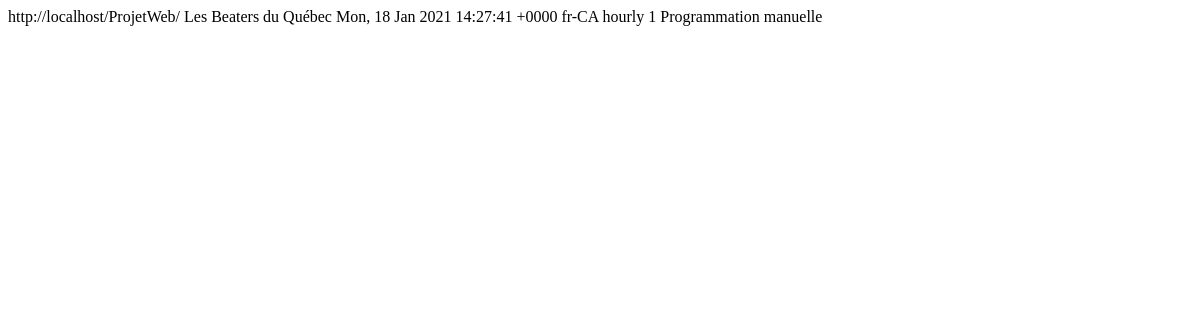
The app's page /rss.php, older data.
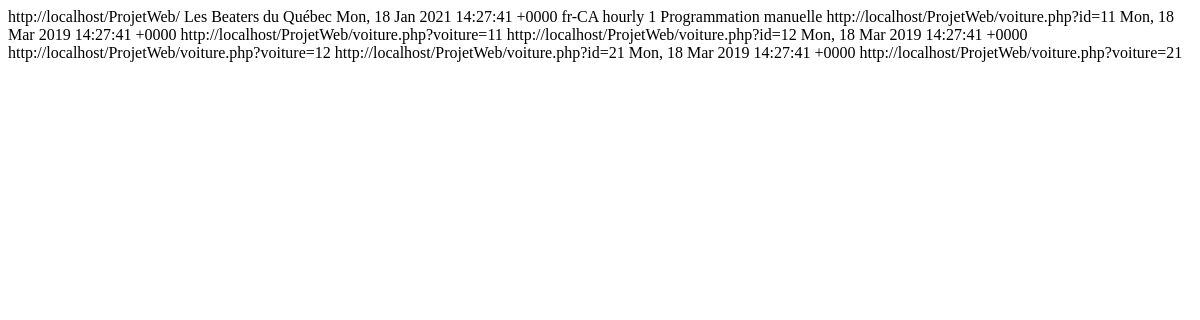
The same page, newer data.
### tables this page shows
CREATE TABLE `voitures` (
  `id` int(11) NOT NULL,
  `marque` varchar(255) NOT NULL,
  `modele` varchar(255) NOT NULL,
  `annee` int(11) DEFAULT NULL,
  `description` text DEFAULT NULL,
  `kilometrages` double NOT NULL DEFAULT 0,
  `prix` int(11) NOT NULL,
  `vendu` tinyint(1) DEFAULT 0,
  `image` varchar(255) DEFAULT NULL
);

### accesseur/VoitureDAO.php (called while the page is built, shortened)
<?php
include_once CHEMIN_MODELE . "Voiture.php";
class AccesBaseDeDonneesVoitures
{
    public static function initialiser()
    {
        $usager = 'BeaterQuebec';
        $motdepasse = 'BeaterQuebec12!';
        $hote = 'localhost';
        $base = 'BeaterQuebec';
        $dsn = 'mysql:dbname='.$base.';host=' . $hote;
    }
}
class VoitureDAO extends AccesBaseDeDonneesVoitures{
  public static function listerVoiture(){
    $MESSAGE_SQL_LISTE_VOITURE = "SELECT id, marque, modele, annee, description, prix, kilometrages, image FROM voitures WHERE vendu=0;";
    $requeteListeVoitures = VoitureDAO::$basededonnees->prepare($MESSAGE_SQL_LISTE_VOITURE);
    $requeteListeVoitures->execute();
    $listeVoitures = $requeteListeVoitures->fetchAll();
    if (!empty($listeVoitures)){
        foreach($listeVoitures as $voiture) $voitures[] = new Voiture($voiture);
        return $voitures;
    }else{
        return null;
    }
  }
}
?>

### modele/voiture.php (called while the page is built, shortened)
<?php
class Voiture
{
	public static $filtres =
		array(
			'id' => FILTER_VALIDATE_INT,
			'marque' => FILTER_SANITIZE_ENCODED,
			'modele' => FILTER_SANITIZE_ENCODED,
			'annee' => FILTER_SANITIZE_ENCODED,
			'description' => FILTER_SANITIZE_ENCODED,
			'prix' => FILTER_SANITIZE_ENCODED,
            'kilometrages' => FILTER_SANITIZE_ENCODED,
            'image' => FILTER_SANITIZE_ENCODED,
            'vendu' => FILTER_SANITIZE_ENCODED
		);
	public function __construct($tableau)
	{
        if (is_array($tableau)){
		  $tableau = filter_var_array($tableau, Voiture::$filtres);
        }
	}
	public function __set($propriete, $valeur)
	{
		switch($propriete)
		{
			case 'id':
				$this->id = $valeur;
			break;
		}
	}
}
?>

### rss.php (the view, shortened to what this page needs)
<?php
require CHEMIN_ACCESSEUR . "VoitureDAO.php";
$listVoiture = VoitureDAO::listerVoiture();
?>
<rss version="2.0"
	xmlns:content="http://purl.org/rss/1.0/modules/content/"
	xmlns:wfw="http://wellformedweb.org/CommentAPI/"
	xmlns:dc="http://purl.org/dc/elements/1.1/"
	xmlns:atom="http://www.w3.org/2005/Atom"
	xmlns:sy="http://purl.org/rss/1.0/modules/syndication/"
	xmlns:slash="http://purl.org/rss/1.0/modules/slash/"
	>
    <channel>
        <atom:link href="http://localhost/journal/feed/" rel="self" type="application/rss+xml" />
        <link>http://localhost/ProjetWeb/</link>
        <description>Les Beaters du Québec</description>
        <lastBuildDate>Mon, 18 Jan 2021 14:27:41 +0000</lastBuildDate>
        <language>fr-CA</language>
        <sy:updatePeriod> hourly</sy:updatePeriod>
        <sy:updateFrequency>1</sy:updateFrequency>
        <generator>Programmation manuelle</generator>
    <?php
        if (!empty($listVoiture)){
            foreach($listVoiture as $voiture)
            {
	?>
        <item>
            <link>http://localhost/ProjetWeb/voiture.php?id=<?=$voiture->id?></link>
            <pubDate>Mon, 18 Mar 2019 14:27:41 +0000</pubDate>
            <guid isPermaLink="false">http://localhost/ProjetWeb/voiture.php?voiture=<?=$voiture->id?></guid>
        </item>
	<?php
	       }
        }
    ?>
	</channel>
</rss>

Row changes from the older to the newer data that the page shows:
added voitures: id "11"
added voitures: id "12"
added voitures: id "21"
